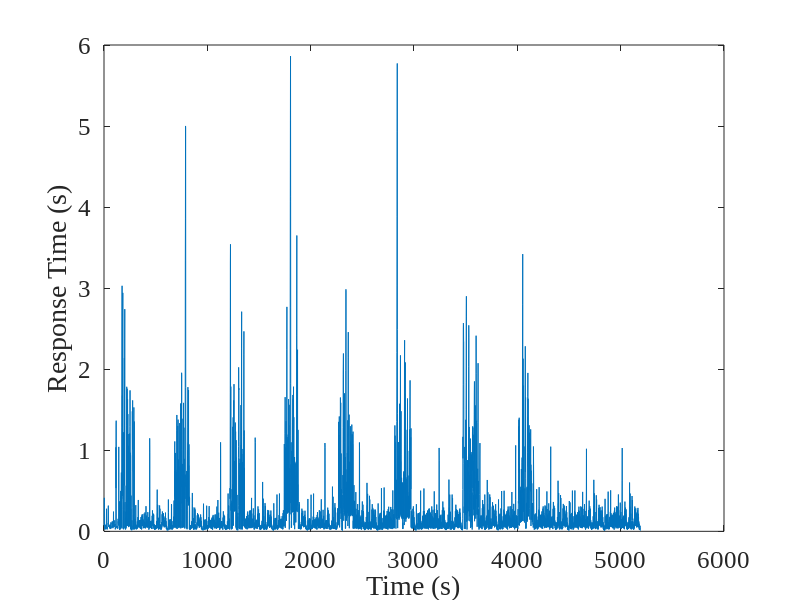

This chart was generated by the following MATLAB code: (Note: this script raises an error after producing the figure.)
close all;
clear all;
clc;

load('all2007');
load('QoE2007');
TS=TS-mod(TS,1);
[value,xindex]=intersect(metricsTime,TS);
X=metrics(xindex,:);
[yvalue, yindex]=intersect(TS, value);
Y=responseTime(yindex);
QoE1=QoE1(yindex);
QoE2=QoE2(yindex);
N=length(Y);

figure;
plot(responseTime);
set(gca, 'FontName', 'Times New Roman', 'FontSize', 18);
ylabel('Response Time (s)');
xlabel('Time (s)');
figfile=sprintf('rt_withanomaly');
print(figfile,'-dpng','-r800');

trainTimes=60;
for i=1:length(trainTimes)
    wint=trainTimes(i);
    for t=wint+1:N
        trainX=X(t-wint:t-1,:);
        trainY=Y(t-wint:t-1);
        tic;
        B=LassoActiveSet(trainX,trainY,10);
        tt(t)=toc;
        
        tic;
        testX=X(t,:);
        testY=Y(t);
        pt(t)=toc;
        
        real(t)=testY;
        compon(t,:)=testX.*B';
        estimate(t)=max(testX*B,0);
        trainEABS(t)=mean(abs(trainX*B-trainY));
        trainEREL(t)=mean(abs((trainX*B-trainY))./trainY);
        testEABS(t)=mean(testY-testX*B);
        testEREL(t)=mean((testX*B-testY)./testY);
    end
    figure;
    subplot(2,1,1);
    plot(trainEABS, 'g-'); hold on;
    plot(testEABS, 'r-');
    set(gca, 'FontName', 'Times New Roman', 'FontSize', 18);
    ylim([-0.5 0.5]);
    ylabel('Absolute Error');
    xlabel('time');
    subplot(2,1,2);
    plot(trainEREL*100, 'g-');hold on;
    plot(testEREL*100, 'r-');
    set(gca, 'FontName', 'Times New Roman', 'FontSize', 18);
    ylim([-100 100]);
    legend('train', 'test');
    ylabel('Relative Error (%)');
    xlabel('time');
    figfile=sprintf('error_anomaly_window');
    print(figfile,'-dpng','-r800');
    
    figure;
    plot(real, 'g-'); hold on;
    plot(estimate, 'r-');
    set(gca, 'FontName', 'Times New Roman', 'FontSize', 18);
    ylim([0 2]);
    legend('real', 'estimate');
    ylabel('Response Time');
    xlabel('time');
    figfile=sprintf('error_anomaly_window');
    print(figfile,'-dpng','-r800');
    
    figure;
    xa=1:length(estimate);
    [hAx,hLine1,hLine2] = plotyy(xa, estimate, xa, QoE2);
    set(gca, 'FontName', 'Times New Roman', 'FontSize', 18);
    hLine1.LineStyle = '--';
    hLine2.LineStyle = ':';
    xlabel('Time (sec)')
    ylabel(hAx(1),'Estimated Response Time') % left y-axis
    ylabel(hAx(2),'QoE2') % right y-axis
    figfile=sprintf('estimate_qoe2_window');
    print(figfile,'-dpng','-r800');
%     tic
%     testY=Y(t+1:end);
%     testX=X(t+1:end,:);
%     testEABS(i)=mean(testY-testX*B);
%     testEREL(i)=mean((testX*B-testY)./testY);
%     pt(i)=toc/(length(Y)-t);
    
%     figure;
%     subplot(2,1,1);
%     plot(testY-testX*B, 'r-');
%     ylabel('testing error');
%     xlabel('time');
%     % figfile=sprintf('trainerror');
%     % print(figfile,'-dpng','-r800');
%     subplot(2,1,2);
%     plot(testY, 'g*-');hold on;
%     plot(testX*B, 'bo-');
%     legend('real', 'estimated');
%     ylabel('response time');
%     xlabel('time');
%     figfile=sprintf('testing_window');
%     print(figfile,'-dpng','-r800');
end
return;

figure;
plot(trainTimes, trainEABS, 'g*-'); hold on;
plot(trainTimes, testEABS, 'ro-');
set(gca, 'FontName', 'Times New Roman', 'FontSize', 18);
legend('training', 'testing');
ylabel('Absolute Error');
xlabel('Training Time (s)');
figfile=sprintf('absolute_error_withanomaly');
print(figfile,'-dpng','-r800');

figure;
plot(trainTimes, trainEREL, 'g*-'); hold on;
plot(trainTimes, testEREL, 'ro-');
set(gca, 'FontName', 'Times New Roman', 'FontSize', 18);
legend('training', 'testing');
ylabel('Relative Error');
xlabel('Training Time (s)');
figfile=sprintf('absolute_error_withanomaly');
print(figfile,'-dpng','-r800');

figure;
plot(trainTimes, tt, 'g*-'); hold on;
plot(trainTimes, pt, 'ro-');
set(gca, 'FontName', 'Times New Roman', 'FontSize', 18);
legend('training', 'testing');
ylabel('Computation Time (s)');
xlabel('Training Time (s)');
figfile=sprintf('computation_time_withanomaly');
print(figfile,'-dpng','-r800');

%     figure;
%     plot(testY-testX*B, 'r-');
%     ylabel('testing error');
%     xlabel('time');
%     % figfile=sprintf('error');
%     % print(figfile,'-dpng','-r800');
% 
%     figure;
%     plot(testY, 'g*-');hold on;
%     plot(testX*B, 'bo-');
%     legend('real', 'estimated');
%     ylabel('response time');
%     xlabel('time');
%     % figfile=sprintf('compare');
%     % print(figfile,'-dpng','-r800');